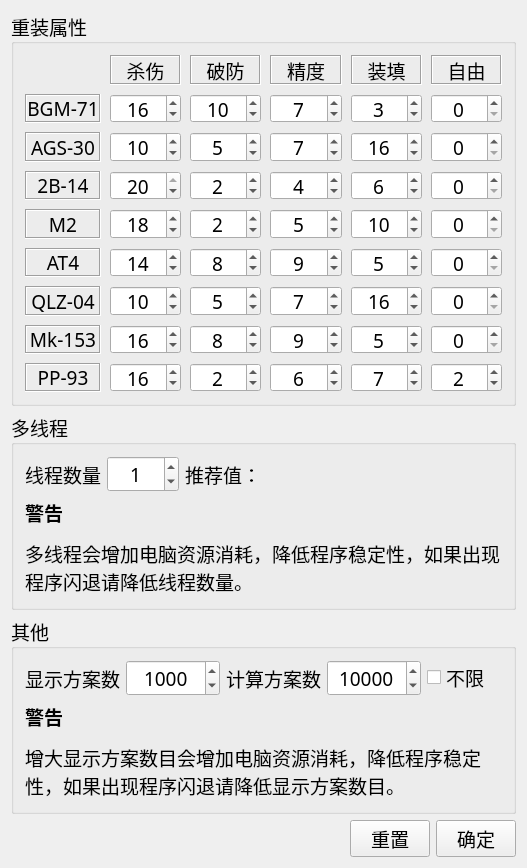
<?xml version="1.0" encoding="UTF-8"?>
<ui version="4.0">
 <class>SettingWindow</class>
 <widget class="QWidget" name="SettingWindow">
  <property name="geometry">
   <rect>
    <x>0</x>
    <y>0</y>
    <width>527</width>
    <height>677</height>
   </rect>
  </property>
  <property name="sizePolicy">
   <sizepolicy hsizetype="Fixed" vsizetype="Fixed">
    <horstretch>0</horstretch>
    <verstretch>0</verstretch>
   </sizepolicy>
  </property>
  <property name="font">
   <font>
    <family>等线</family>
    <pointsize>14</pointsize>
   </font>
  </property>
  <property name="windowTitle">
   <string>设置</string>
  </property>
  <layout class="QVBoxLayout" name="verticalLayout">
   <item>
    <widget class="QGroupBox" name="groupBox">
     <property name="sizePolicy">
      <sizepolicy hsizetype="Preferred" vsizetype="Expanding">
       <horstretch>0</horstretch>
       <verstretch>0</verstretch>
      </sizepolicy>
     </property>
     <property name="title">
      <string>重装属性</string>
     </property>
     <layout class="QGridLayout" name="gridLayout">
      <property name="spacing">
       <number>9</number>
      </property>
      <item row="1" column="1">
       <widget class="QSpinBox" name="spinBox">
        <property name="alignment">
         <set>Qt::AlignCenter</set>
        </property>
        <property name="maximum">
         <number>20</number>
        </property>
        <property name="value">
         <number>16</number>
        </property>
       </widget>
      </item>
      <item row="6" column="2">
       <widget class="QSpinBox" name="spinBox_22">
        <property name="alignment">
         <set>Qt::AlignCenter</set>
        </property>
        <property name="maximum">
         <number>20</number>
        </property>
        <property name="value">
         <number>5</number>
        </property>
       </widget>
      </item>
      <item row="2" column="5">
       <widget class="QSpinBox" name="spinBox_26">
        <property name="alignment">
         <set>Qt::AlignCenter</set>
        </property>
        <property name="maximum">
         <number>20</number>
        </property>
        <property name="value">
         <number>0</number>
        </property>
       </widget>
      </item>
      <item row="0" column="1">
       <widget class="QLabel" name="label_2">
        <property name="frameShape">
         <enum>QFrame::Box</enum>
        </property>
        <property name="frameShadow">
         <enum>QFrame::Sunken</enum>
        </property>
        <property name="text">
         <string>杀伤</string>
        </property>
        <property name="alignment">
         <set>Qt::AlignCenter</set>
        </property>
       </widget>
      </item>
      <item row="6" column="3">
       <widget class="QSpinBox" name="spinBox_23">
        <property name="alignment">
         <set>Qt::AlignCenter</set>
        </property>
        <property name="maximum">
         <number>20</number>
        </property>
        <property name="value">
         <number>7</number>
        </property>
       </widget>
      </item>
      <item row="3" column="4">
       <widget class="QSpinBox" name="spinBox_12">
        <property name="alignment">
         <set>Qt::AlignCenter</set>
        </property>
        <property name="maximum">
         <number>20</number>
        </property>
        <property name="value">
         <number>6</number>
        </property>
       </widget>
      </item>
      <item row="1" column="5">
       <widget class="QSpinBox" name="spinBox_25">
        <property name="alignment">
         <set>Qt::AlignCenter</set>
        </property>
        <property name="maximum">
         <number>20</number>
        </property>
        <property name="value">
         <number>0</number>
        </property>
       </widget>
      </item>
      <item row="5" column="0">
       <widget class="QLabel" name="label_10">
        <property name="frameShape">
         <enum>QFrame::Box</enum>
        </property>
        <property name="frameShadow">
         <enum>QFrame::Sunken</enum>
        </property>
        <property name="text">
         <string>AT4</string>
        </property>
        <property name="alignment">
         <set>Qt::AlignCenter</set>
        </property>
       </widget>
      </item>
      <item row="4" column="1">
       <widget class="QSpinBox" name="spinBox_13">
        <property name="alignment">
         <set>Qt::AlignCenter</set>
        </property>
        <property name="maximum">
         <number>20</number>
        </property>
        <property name="value">
         <number>18</number>
        </property>
       </widget>
      </item>
      <item row="1" column="2">
       <widget class="QSpinBox" name="spinBox_2">
        <property name="alignment">
         <set>Qt::AlignCenter</set>
        </property>
        <property name="maximum">
         <number>20</number>
        </property>
        <property name="value">
         <number>10</number>
        </property>
       </widget>
      </item>
      <item row="6" column="1">
       <widget class="QSpinBox" name="spinBox_21">
        <property name="alignment">
         <set>Qt::AlignCenter</set>
        </property>
        <property name="maximum">
         <number>20</number>
        </property>
        <property name="value">
         <number>10</number>
        </property>
       </widget>
      </item>
      <item row="7" column="0">
       <widget class="QLabel" name="label_15">
        <property name="frameShape">
         <enum>QFrame::Box</enum>
        </property>
        <property name="frameShadow">
         <enum>QFrame::Sunken</enum>
        </property>
        <property name="text">
         <string>Mk-153</string>
        </property>
        <property name="alignment">
         <set>Qt::AlignCenter</set>
        </property>
       </widget>
      </item>
      <item row="3" column="0">
       <widget class="QLabel" name="label_8">
        <property name="frameShape">
         <enum>QFrame::Box</enum>
        </property>
        <property name="frameShadow">
         <enum>QFrame::Sunken</enum>
        </property>
        <property name="text">
         <string>2B-14</string>
        </property>
        <property name="alignment">
         <set>Qt::AlignCenter</set>
        </property>
       </widget>
      </item>
      <item row="6" column="5">
       <widget class="QSpinBox" name="spinBox_30">
        <property name="alignment">
         <set>Qt::AlignCenter</set>
        </property>
        <property name="maximum">
         <number>20</number>
        </property>
        <property name="value">
         <number>0</number>
        </property>
       </widget>
      </item>
      <item row="5" column="2">
       <widget class="QSpinBox" name="spinBox_18">
        <property name="alignment">
         <set>Qt::AlignCenter</set>
        </property>
        <property name="maximum">
         <number>20</number>
        </property>
        <property name="value">
         <number>8</number>
        </property>
       </widget>
      </item>
      <item row="0" column="4">
       <widget class="QLabel" name="label_5">
        <property name="frameShape">
         <enum>QFrame::Box</enum>
        </property>
        <property name="frameShadow">
         <enum>QFrame::Sunken</enum>
        </property>
        <property name="text">
         <string>装填</string>
        </property>
        <property name="alignment">
         <set>Qt::AlignCenter</set>
        </property>
       </widget>
      </item>
      <item row="7" column="3">
       <widget class="QSpinBox" name="spinBox_33">
        <property name="alignment">
         <set>Qt::AlignCenter</set>
        </property>
        <property name="maximum">
         <number>20</number>
        </property>
        <property name="value">
         <number>9</number>
        </property>
       </widget>
      </item>
      <item row="4" column="0">
       <widget class="QLabel" name="label_9">
        <property name="frameShape">
         <enum>QFrame::Box</enum>
        </property>
        <property name="frameShadow">
         <enum>QFrame::Sunken</enum>
        </property>
        <property name="text">
         <string>M2</string>
        </property>
        <property name="alignment">
         <set>Qt::AlignCenter</set>
        </property>
       </widget>
      </item>
      <item row="2" column="0">
       <widget class="QLabel" name="label_7">
        <property name="frameShape">
         <enum>QFrame::Box</enum>
        </property>
        <property name="frameShadow">
         <enum>QFrame::Sunken</enum>
        </property>
        <property name="text">
         <string>AGS-30</string>
        </property>
        <property name="alignment">
         <set>Qt::AlignCenter</set>
        </property>
       </widget>
      </item>
      <item row="0" column="3">
       <widget class="QLabel" name="label_4">
        <property name="frameShape">
         <enum>QFrame::Box</enum>
        </property>
        <property name="frameShadow">
         <enum>QFrame::Sunken</enum>
        </property>
        <property name="text">
         <string>精度</string>
        </property>
        <property name="alignment">
         <set>Qt::AlignCenter</set>
        </property>
       </widget>
      </item>
      <item row="4" column="5">
       <widget class="QSpinBox" name="spinBox_28">
        <property name="alignment">
         <set>Qt::AlignCenter</set>
        </property>
        <property name="maximum">
         <number>20</number>
        </property>
        <property name="value">
         <number>0</number>
        </property>
       </widget>
      </item>
      <item row="7" column="5">
       <widget class="QSpinBox" name="spinBox_35">
        <property name="alignment">
         <set>Qt::AlignCenter</set>
        </property>
        <property name="maximum">
         <number>20</number>
        </property>
        <property name="value">
         <number>0</number>
        </property>
       </widget>
      </item>
      <item row="5" column="3">
       <widget class="QSpinBox" name="spinBox_19">
        <property name="alignment">
         <set>Qt::AlignCenter</set>
        </property>
        <property name="maximum">
         <number>20</number>
        </property>
        <property name="value">
         <number>9</number>
        </property>
       </widget>
      </item>
      <item row="1" column="4">
       <widget class="QSpinBox" name="spinBox_4">
        <property name="alignment">
         <set>Qt::AlignCenter</set>
        </property>
        <property name="maximum">
         <number>20</number>
        </property>
        <property name="value">
         <number>3</number>
        </property>
       </widget>
      </item>
      <item row="6" column="4">
       <widget class="QSpinBox" name="spinBox_24">
        <property name="alignment">
         <set>Qt::AlignCenter</set>
        </property>
        <property name="maximum">
         <number>20</number>
        </property>
        <property name="value">
         <number>16</number>
        </property>
       </widget>
      </item>
      <item row="0" column="0">
       <widget class="QLabel" name="label_12">
        <property name="text">
         <string/>
        </property>
       </widget>
      </item>
      <item row="2" column="2">
       <widget class="QSpinBox" name="spinBox_6">
        <property name="alignment">
         <set>Qt::AlignCenter</set>
        </property>
        <property name="maximum">
         <number>20</number>
        </property>
        <property name="value">
         <number>5</number>
        </property>
       </widget>
      </item>
      <item row="5" column="1">
       <widget class="QSpinBox" name="spinBox_17">
        <property name="alignment">
         <set>Qt::AlignCenter</set>
        </property>
        <property name="maximum">
         <number>20</number>
        </property>
        <property name="value">
         <number>14</number>
        </property>
       </widget>
      </item>
      <item row="7" column="4">
       <widget class="QSpinBox" name="spinBox_34">
        <property name="alignment">
         <set>Qt::AlignCenter</set>
        </property>
        <property name="maximum">
         <number>20</number>
        </property>
        <property name="value">
         <number>5</number>
        </property>
       </widget>
      </item>
      <item row="7" column="1">
       <widget class="QSpinBox" name="spinBox_31">
        <property name="alignment">
         <set>Qt::AlignCenter</set>
        </property>
        <property name="maximum">
         <number>20</number>
        </property>
        <property name="value">
         <number>16</number>
        </property>
       </widget>
      </item>
      <item row="3" column="5">
       <widget class="QSpinBox" name="spinBox_27">
        <property name="alignment">
         <set>Qt::AlignCenter</set>
        </property>
        <property name="maximum">
         <number>20</number>
        </property>
        <property name="value">
         <number>0</number>
        </property>
       </widget>
      </item>
      <item row="3" column="1">
       <widget class="QSpinBox" name="spinBox_9">
        <property name="alignment">
         <set>Qt::AlignCenter</set>
        </property>
        <property name="maximum">
         <number>20</number>
        </property>
        <property name="value">
         <number>20</number>
        </property>
       </widget>
      </item>
      <item row="0" column="2">
       <widget class="QLabel" name="label_3">
        <property name="frameShape">
         <enum>QFrame::Box</enum>
        </property>
        <property name="frameShadow">
         <enum>QFrame::Sunken</enum>
        </property>
        <property name="text">
         <string>破防</string>
        </property>
        <property name="alignment">
         <set>Qt::AlignCenter</set>
        </property>
       </widget>
      </item>
      <item row="2" column="4">
       <widget class="QSpinBox" name="spinBox_8">
        <property name="alignment">
         <set>Qt::AlignCenter</set>
        </property>
        <property name="maximum">
         <number>20</number>
        </property>
        <property name="value">
         <number>16</number>
        </property>
       </widget>
      </item>
      <item row="4" column="2">
       <widget class="QSpinBox" name="spinBox_14">
        <property name="alignment">
         <set>Qt::AlignCenter</set>
        </property>
        <property name="maximum">
         <number>20</number>
        </property>
        <property name="value">
         <number>2</number>
        </property>
       </widget>
      </item>
      <item row="3" column="3">
       <widget class="QSpinBox" name="spinBox_11">
        <property name="alignment">
         <set>Qt::AlignCenter</set>
        </property>
        <property name="maximum">
         <number>20</number>
        </property>
        <property name="value">
         <number>4</number>
        </property>
       </widget>
      </item>
      <item row="4" column="3">
       <widget class="QSpinBox" name="spinBox_15">
        <property name="alignment">
         <set>Qt::AlignCenter</set>
        </property>
        <property name="maximum">
         <number>20</number>
        </property>
        <property name="value">
         <number>5</number>
        </property>
       </widget>
      </item>
      <item row="5" column="5">
       <widget class="QSpinBox" name="spinBox_29">
        <property name="alignment">
         <set>Qt::AlignCenter</set>
        </property>
        <property name="maximum">
         <number>20</number>
        </property>
        <property name="value">
         <number>0</number>
        </property>
       </widget>
      </item>
      <item row="1" column="3">
       <widget class="QSpinBox" name="spinBox_3">
        <property name="alignment">
         <set>Qt::AlignCenter</set>
        </property>
        <property name="maximum">
         <number>20</number>
        </property>
        <property name="value">
         <number>7</number>
        </property>
       </widget>
      </item>
      <item row="2" column="1">
       <widget class="QSpinBox" name="spinBox_5">
        <property name="alignment">
         <set>Qt::AlignCenter</set>
        </property>
        <property name="maximum">
         <number>20</number>
        </property>
        <property name="value">
         <number>10</number>
        </property>
       </widget>
      </item>
      <item row="1" column="0">
       <widget class="QLabel" name="label_6">
        <property name="frameShape">
         <enum>QFrame::Box</enum>
        </property>
        <property name="frameShadow">
         <enum>QFrame::Sunken</enum>
        </property>
        <property name="text">
         <string>BGM-71</string>
        </property>
        <property name="alignment">
         <set>Qt::AlignCenter</set>
        </property>
       </widget>
      </item>
      <item row="0" column="5">
       <widget class="QLabel" name="label_13">
        <property name="frameShape">
         <enum>QFrame::Box</enum>
        </property>
        <property name="frameShadow">
         <enum>QFrame::Sunken</enum>
        </property>
        <property name="text">
         <string>自由</string>
        </property>
        <property name="alignment">
         <set>Qt::AlignCenter</set>
        </property>
       </widget>
      </item>
      <item row="3" column="2">
       <widget class="QSpinBox" name="spinBox_10">
        <property name="alignment">
         <set>Qt::AlignCenter</set>
        </property>
        <property name="maximum">
         <number>20</number>
        </property>
        <property name="value">
         <number>2</number>
        </property>
       </widget>
      </item>
      <item row="7" column="2">
       <widget class="QSpinBox" name="spinBox_32">
        <property name="alignment">
         <set>Qt::AlignCenter</set>
        </property>
        <property name="maximum">
         <number>20</number>
        </property>
        <property name="value">
         <number>8</number>
        </property>
       </widget>
      </item>
      <item row="4" column="4">
       <widget class="QSpinBox" name="spinBox_16">
        <property name="alignment">
         <set>Qt::AlignCenter</set>
        </property>
        <property name="maximum">
         <number>20</number>
        </property>
        <property name="value">
         <number>10</number>
        </property>
       </widget>
      </item>
      <item row="5" column="4">
       <widget class="QSpinBox" name="spinBox_20">
        <property name="alignment">
         <set>Qt::AlignCenter</set>
        </property>
        <property name="maximum">
         <number>20</number>
        </property>
        <property name="value">
         <number>5</number>
        </property>
       </widget>
      </item>
      <item row="2" column="3">
       <widget class="QSpinBox" name="spinBox_7">
        <property name="alignment">
         <set>Qt::AlignCenter</set>
        </property>
        <property name="maximum">
         <number>20</number>
        </property>
        <property name="value">
         <number>7</number>
        </property>
       </widget>
      </item>
      <item row="6" column="0">
       <widget class="QLabel" name="label_11">
        <property name="frameShape">
         <enum>QFrame::Box</enum>
        </property>
        <property name="frameShadow">
         <enum>QFrame::Sunken</enum>
        </property>
        <property name="text">
         <string>QLZ-04</string>
        </property>
        <property name="alignment">
         <set>Qt::AlignCenter</set>
        </property>
       </widget>
      </item>
      <item row="8" column="0">
       <widget class="QLabel" name="label_19">
        <property name="frameShape">
         <enum>QFrame::Box</enum>
        </property>
        <property name="frameShadow">
         <enum>QFrame::Sunken</enum>
        </property>
        <property name="text">
         <string>PP-93</string>
        </property>
        <property name="alignment">
         <set>Qt::AlignCenter</set>
        </property>
       </widget>
      </item>
      <item row="8" column="1">
       <widget class="QSpinBox" name="spinBox_36">
        <property name="alignment">
         <set>Qt::AlignCenter</set>
        </property>
        <property name="maximum">
         <number>20</number>
        </property>
        <property name="value">
         <number>16</number>
        </property>
       </widget>
      </item>
      <item row="8" column="2">
       <widget class="QSpinBox" name="spinBox_37">
        <property name="alignment">
         <set>Qt::AlignCenter</set>
        </property>
        <property name="maximum">
         <number>20</number>
        </property>
        <property name="value">
         <number>2</number>
        </property>
       </widget>
      </item>
      <item row="8" column="3">
       <widget class="QSpinBox" name="spinBox_38">
        <property name="alignment">
         <set>Qt::AlignCenter</set>
        </property>
        <property name="maximum">
         <number>20</number>
        </property>
        <property name="value">
         <number>6</number>
        </property>
       </widget>
      </item>
      <item row="8" column="4">
       <widget class="QSpinBox" name="spinBox_39">
        <property name="alignment">
         <set>Qt::AlignCenter</set>
        </property>
        <property name="maximum">
         <number>20</number>
        </property>
        <property name="value">
         <number>7</number>
        </property>
       </widget>
      </item>
      <item row="8" column="5">
       <widget class="QSpinBox" name="spinBox_40">
        <property name="alignment">
         <set>Qt::AlignCenter</set>
        </property>
        <property name="maximum">
         <number>20</number>
        </property>
        <property name="value">
         <number>2</number>
        </property>
       </widget>
      </item>
     </layout>
    </widget>
   </item>
   <item>
    <widget class="QGroupBox" name="groupBox_3">
     <property name="title">
      <string>多线程</string>
     </property>
     <layout class="QGridLayout" name="gridLayout_2">
      <item row="0" column="1">
       <widget class="QLabel" name="label_16">
        <property name="text">
         <string>线程数量</string>
        </property>
       </widget>
      </item>
      <item row="0" column="4">
       <spacer name="horizontalSpacer_2">
        <property name="orientation">
         <enum>Qt::Horizontal</enum>
        </property>
        <property name="sizeHint" stdset="0">
         <size>
          <width>40</width>
          <height>20</height>
         </size>
        </property>
       </spacer>
      </item>
      <item row="1" column="1" colspan="4">
       <widget class="QLabel" name="label_17">
        <property name="text">
         <string>&lt;html&gt;&lt;head/&gt;&lt;body&gt;&lt;p&gt;&lt;span style=&quot; font-weight:600;&quot;&gt;警告&lt;/span&gt;&lt;/p&gt;&lt;p&gt;多线程会增加电脑资源消耗，降低程序稳定性，如果出现程序闪退请降低线程数量。&lt;/p&gt;&lt;/body&gt;&lt;/html&gt;</string>
        </property>
        <property name="wordWrap">
         <bool>true</bool>
        </property>
       </widget>
      </item>
      <item row="0" column="2">
       <widget class="QSpinBox" name="threadSpinBox">
        <property name="alignment">
         <set>Qt::AlignCenter</set>
        </property>
        <property name="maximum">
         <number>1000</number>
        </property>
        <property name="singleStep">
         <number>1</number>
        </property>
        <property name="value">
         <number>1</number>
        </property>
       </widget>
      </item>
      <item row="0" column="3">
       <widget class="QLabel" name="threadLabel">
        <property name="text">
         <string>推荐值：</string>
        </property>
       </widget>
      </item>
     </layout>
    </widget>
   </item>
   <item>
    <widget class="QGroupBox" name="groupBox_2">
     <property name="title">
      <string>其他</string>
     </property>
     <layout class="QGridLayout" name="gridLayout_3">
      <item row="0" column="1">
       <widget class="QSpinBox" name="numbersSpinBox">
        <property name="alignment">
         <set>Qt::AlignCenter</set>
        </property>
        <property name="maximum">
         <number>1000000</number>
        </property>
        <property name="singleStep">
         <number>100</number>
        </property>
        <property name="value">
         <number>1000</number>
        </property>
       </widget>
      </item>
      <item row="0" column="2">
       <widget class="QLabel" name="label_14">
        <property name="text">
         <string>计算方案数</string>
        </property>
       </widget>
      </item>
      <item row="0" column="0">
       <widget class="QLabel" name="label">
        <property name="text">
         <string>显示方案数</string>
        </property>
       </widget>
      </item>
      <item row="0" column="3">
       <widget class="QSpinBox" name="maxSpinBox">
        <property name="alignment">
         <set>Qt::AlignCenter</set>
        </property>
        <property name="maximum">
         <number>100000000</number>
        </property>
        <property name="singleStep">
         <number>1000</number>
        </property>
        <property name="value">
         <number>10000</number>
        </property>
       </widget>
      </item>
      <item row="0" column="4">
       <widget class="QCheckBox" name="unlimitCheckBox">
        <property name="text">
         <string>不限</string>
        </property>
       </widget>
      </item>
      <item row="1" column="0" colspan="5">
       <widget class="QLabel" name="label_18">
        <property name="text">
         <string>&lt;html&gt;&lt;head/&gt;&lt;body&gt;&lt;p&gt;&lt;span style=&quot; font-weight:600;&quot;&gt;警告&lt;/span&gt;&lt;/p&gt;&lt;p&gt;增大显示方案数目会增加电脑资源消耗，降低程序稳定性，如果出现程序闪退请降低显示方案数目。&lt;/p&gt;&lt;/body&gt;&lt;/html&gt;</string>
        </property>
        <property name="wordWrap">
         <bool>true</bool>
        </property>
       </widget>
      </item>
     </layout>
    </widget>
   </item>
   <item>
    <layout class="QHBoxLayout" name="horizontalLayout">
     <item>
      <spacer name="horizontalSpacer">
       <property name="orientation">
        <enum>Qt::Horizontal</enum>
       </property>
       <property name="sizeHint" stdset="0">
        <size>
         <width>40</width>
         <height>20</height>
        </size>
       </property>
      </spacer>
     </item>
     <item>
      <widget class="QPushButton" name="resetButton">
       <property name="text">
        <string>重置</string>
       </property>
      </widget>
     </item>
     <item>
      <widget class="QPushButton" name="okButton">
       <property name="text">
        <string>确定</string>
       </property>
      </widget>
     </item>
    </layout>
   </item>
  </layout>
 </widget>
 <layoutdefault spacing="6" margin="11"/>
 <resources/>
 <connections/>
</ui>
